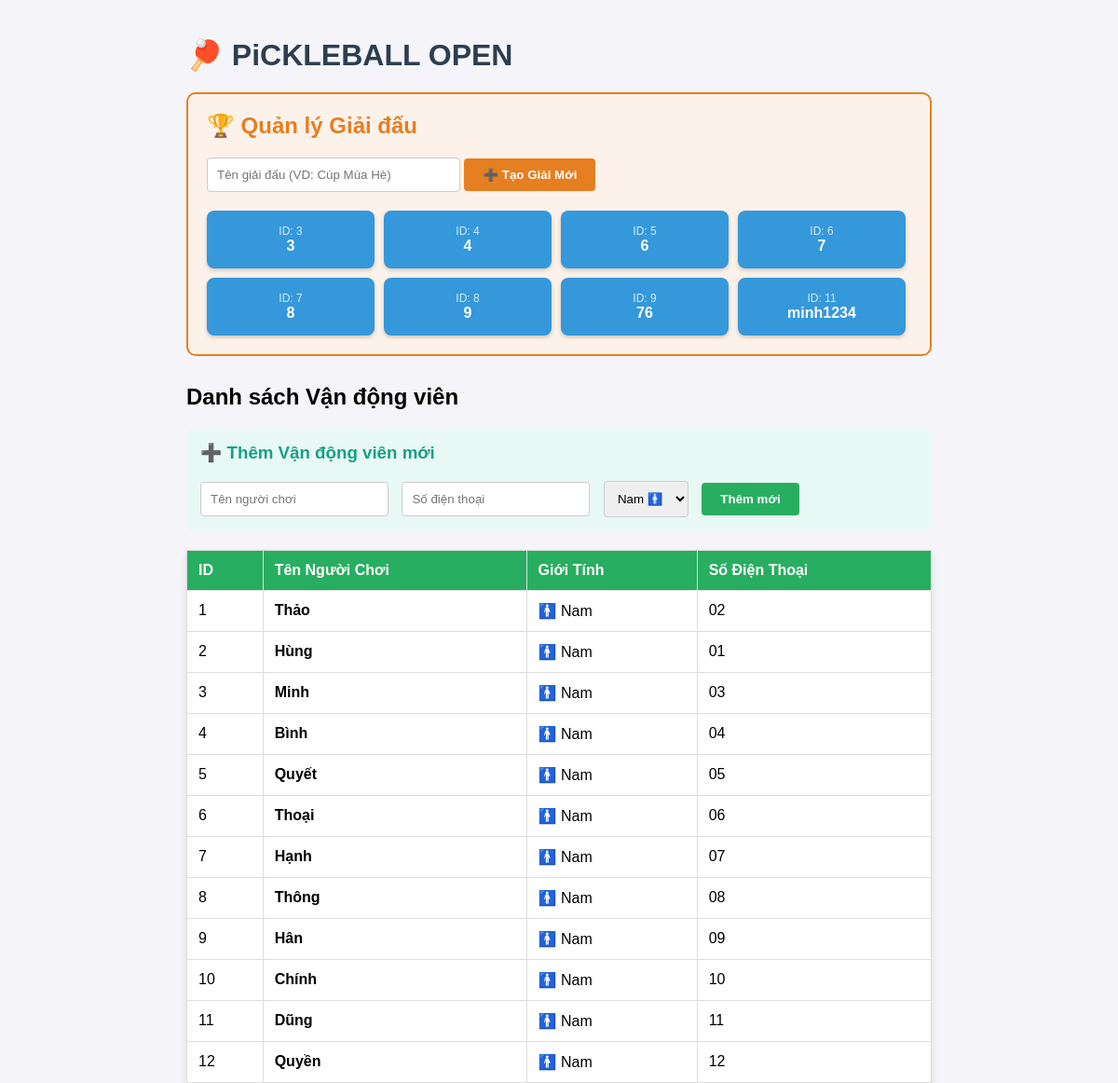
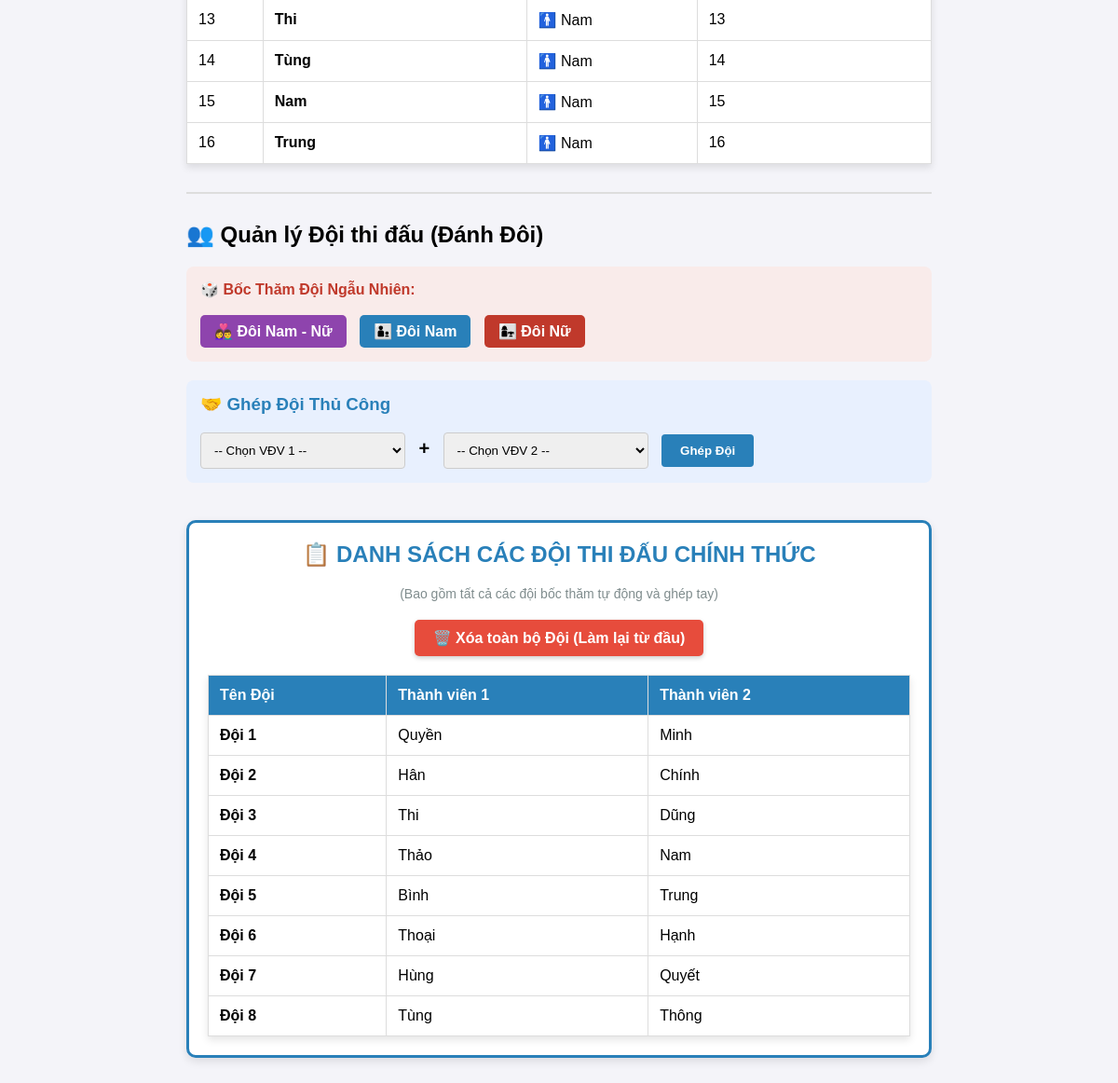
The page / on the database its author committed (2 pictures, top to bottom).
### tables this page shows
CREATE TABLE tournaments (
            tournament_id INTEGER PRIMARY KEY AUTOINCREMENT,
            name TEXT NOT NULL
        );

CREATE TABLE players (
            player_id INTEGER PRIMARY KEY AUTOINCREMENT,
            name TEXT NOT NULL,
            phone TEXT UNIQUE NOT NULL,
            gender TEXT NOT NULL,
            elo_rating INTEGER DEFAULT 1200
        );

CREATE TABLE teams (
            team_id INTEGER PRIMARY KEY AUTOINCREMENT,
            player1_id INTEGER,
            player2_id INTEGER,
            FOREIGN KEY (player1_id) REFERENCES players(player_id),
            FOREIGN KEY (player2_id) REFERENCES players(player_id)
        );

### app.py (the view)
@app.route('/')
def home():
    all_players = manager.get_all_players()
    all_teams = manager.get_all_teams()
    all_tours = manager.get_all_tournaments() # Lấy thêm danh sách giải
    return render_template('index.html', players=all_players, teams=all_teams, tournaments=all_tours)

### manager.py (called while the page is built)
    def connect(self):
        return sqlite3.connect(self.db_path)

    def get_all_players(self):
        conn = self.connect()
        cursor = conn.cursor()
        cursor.execute('SELECT player_id, name, phone, gender FROM players')
        players = cursor.fetchall()
        conn.close()
        return players

    def get_all_teams(self):
        conn = self.connect()
        cursor = conn.cursor()
        cursor.execute('''
            SELECT t.team_id, p1.name, p2.name
            FROM teams t
            JOIN players p1 ON t.player1_id = p1.player_id
            JOIN players p2 ON t.player2_id = p2.player_id
        ''')
        teams = cursor.fetchall()
        conn.close()
        return teams

    def get_all_tournaments(self):
        conn = self.connect()
        cursor = conn.cursor()
        cursor.execute('SELECT * FROM tournaments')
        tours = cursor.fetchall()
        conn.close()
        return tours

### templates/index.html (shortened to what this page needs)
<!DOCTYPE html>
<html lang="vi">
<head>
</head>
<body>
    <div class="container">
        <h1>🏓 PiCKLEBALL OPEN </h1>
        <div style="margin-bottom: 30px; padding: 20px; background: #fdf2e9; border: 2px solid #e67e22; border-radius: 10px;">
            <h2 style="margin-top: 0; color: #e67e22;">🏆 Quản lý Giải đấu</h2>
            <form action="/add_tournament" method="POST" style="margin-bottom: 20px;">
                <input type="text" name="tour_name" placeholder="Tên giải đấu (VD: Cúp Mùa Hè)" required style="padding: 10px; width: 250px; border-radius: 4px; border: 1px solid #ccc;">
                <button type="submit" style="padding: 10px 20px; background-color: #e67e22; color: white; border: none; border-radius: 4px; cursor: pointer; font-weight: bold;">➕ Tạo Giải Mới</button>
            </form>
            <div style="display: flex; gap: 10px; flex-wrap: wrap;">
                {% for tour in tournaments %}
                <a href="/tournament/{{ tour[0] }}" style="display: inline-block; padding: 15px; background-color: #3498db; color: white; text-decoration: none; border-radius: 8px; text-align: center; min-width: 150px; box-shadow: 0 2px 4px rgba(0,0,0,0.2);">
                    <span style="font-size: 12px; display: block; opacity: 0.8;">ID: {{ tour[0] }}</span>
                    <strong>{{ tour[1] }}</strong>
                </a>
                {% endfor %}
            </div>
        </div>
        <h2>Danh sách Vận động viên</h2>
        <div style="margin-bottom: 20px; padding: 15px; background: #e8f8f5; border-radius: 8px;">
            <h3 style="margin-top: 0; color: #16a085;">➕ Thêm Vận động viên mới</h3>
            <form action="/add_player" method="POST">
                <input type="text" name="name" placeholder="Tên người chơi" required style="padding: 10px; width: 180px; margin-right: 10px; border: 1px solid #ccc; border-radius: 4px;">
                <input type="tel" name="phone" placeholder="Số điện thoại" required style="padding: 10px; width: 180px; margin-right: 10px; border: 1px solid #ccc; border-radius: 4px;">
                <select name="gender" required style="padding: 10px; margin-right: 10px; border: 1px solid #ccc; border-radius: 4px;">
                    <option value="Nam">Nam 🚹</option>
                </select>
                <button type="submit" style="padding: 10px 20px; background-color: #27ae60; color: white; border: none; border-radius: 4px; cursor: pointer; font-weight: bold;">Thêm mới</button>
            </form>
        </div>
        <table>
            <tr>
                <th>ID</th>
                <th>Tên Người Chơi</th>
                <th>Giới Tính</th>
                <th>Số Điện Thoại</th>
            </tr>
            {% for player in players %}
            <tr>
                <td>{{ player[0] }}</td>
                <td><strong>{{ player[1] }}</strong></td>
                <td>
                    {% if player[3] == 'Nam' %} 🚹 Nam
                    {% elif player[3] == 'Nữ' %} 🚺 Nữ
                    {% else %} {{ player[3] }}
                    {% endif %}
                </td>
                <td>{{ player[2] }}</td>
            </tr>
            {% endfor %}
        </table>
        <hr style="border: 1px solid #ddd; margin: 30px 0;">
        <h2>👥 Quản lý Đội thi đấu (Đánh Đôi)</h2>
        <div style="margin-bottom: 20px; padding: 15px; background: #f9ebea; border-radius: 8px;">
            <strong style="color: #c0392b; font-size: 16px;">🎲 Bốc Thăm Đội Ngẫu Nhiên:</strong><br><br>
            <a href="/auto_pair_mixed" style="display: inline-block; padding: 8px 15px; background-color: #8e44ad; color: white; text-decoration: none; border-radius: 5px; margin-right: 10px; font-weight: bold;">👩‍❤️‍👨 Đôi Nam - Nữ</a>
            <a href="/auto_pair_men" style="display: inline-block; padding: 8px 15px; background-color: #2980b9; color: white; text-decoration: none; border-radius: 5px; margin-right: 10px; font-weight: bold;">👨‍👦 Đôi Nam</a>
            <a href="/auto_pair_women" style="display: inline-block; padding: 8px 15px; background-color: #c0392b; color: white; text-decoration: none; border-radius: 5px; font-weight: bold;">👩‍👧 Đôi Nữ</a>
        </div>
        <div style="margin-bottom: 20px; padding: 15px; background: #e8f0fe; border-radius: 8px;">
            <h3 style="margin-top: 0; color: #2980b9;">🤝 Ghép Đội Thủ Công</h3>
            <form action="/add_team" method="POST">
                <select name="player1" required style="padding: 10px; width: 220px; margin-right: 10px; border: 1px solid #ccc; border-radius: 4px;">
                    <option value="">-- Chọn VĐV 1 --</option>
                </select>
                <strong style="margin-right: 10px; font-size: 20px;">+</strong>
                <select name="player2" required style="padding: 10px; width: 220px; margin-right: 10px; border: 1px solid #ccc; border-radius: 4px;">
                    <option value="">-- Chọn VĐV 2 --</option>
                </select>
                <button type="submit" style="padding: 10px 20px; background-color: #2980b9; color: white; border: none; border-radius: 4px; cursor: pointer; font-weight: bold;">Ghép Đội</button>
            </form>
        </div>
        <div style="margin-top: 40px; margin-bottom: 20px; padding: 20px; background: #fff; border: 3px solid #2980b9; border-radius: 10px; box-shadow: 0 4px 10px rgba(0,0,0,0.1);">
            <h2 style="margin-top: 0; color: #2980b9; text-align: center;">📋 DANH SÁCH CÁC ĐỘI THI ĐẤU CHÍNH THỨC</h2>
            <p style="text-align: center; color: #7f8c8d; font-size: 14px; margin-bottom: 20px;">
                (Bao gồm tất cả các đội bốc thăm tự động và ghép tay)
            </p>
            <div style="text-align: center; margin-bottom: 20px;">
                <a href="/clear_teams" onclick="return confirm('Bạn có chắc chắn muốn XÓA TOÀN BỘ ĐỘI để bốc thăm lại không?');" style="display: inline-block; padding: 10px 20px; background-color: #e74c3c; color: white; text-decoration: none; border-radius: 5px; font-weight: bold; box-shadow: 0 2px 5px rgba(0,0,0,0.2);">🗑️ Xóa toàn bộ Đội (Làm lại từ đầu)</a>
            </div>
            <table>
                <tr>
                    <th style="background-color: #2980b9;">Tên Đội</th>
                    <th style="background-color: #2980b9;">Thành viên 1</th>
                    <th style="background-color: #2980b9;">Thành viên 2</th>
                </tr>
              {% for team in teams %}
                <tr>
                    <td style="font-size: 16px;"><strong>Đội {{ team[0] }}</strong></td>
                    <td>{{ team[1] }}</td>
                    <td>{{ team[2] }}</td>
                </tr>
                {% endfor %}
            </table>
        </div>
    </div>
</body>
</html>

### templates/index.html (style rules this page uses)
body { font-family: Arial, sans-serif; margin: 40px; background-color: #f4f4f9; }
h1 { color: #2c3e50; }
.container { max-width: 800px; margin: auto; }
table { border-collapse: collapse; width: 100%; background: white; box-shadow: 0 4px 8px rgba(0,0,0,0.1); }
th, td { border: 1px solid #ddd; padding: 12px; text-align: left; }
th { background-color: #27ae60; color: white; }

### rows shown on the page
tournaments: tournament_id "3", name "3"
tournaments: tournament_id "4", name "4"
tournaments: tournament_id "5", name "6"
tournaments: tournament_id "6", name "7"
tournaments: tournament_id "7", name "8"
tournaments: tournament_id "8", name "9"
tournaments: tournament_id "9", name "76"
tournaments: tournament_id "11", name "minh1234"
players: player_id "1", name "Thảo", gender "🚹 Nam", phone "02"
players: player_id "2", name "Hùng", gender "🚹 Nam", phone "01"
players: player_id "3", name "Minh", gender "🚹 Nam", phone "03"
players: player_id "4", name "Bình", gender "🚹 Nam", phone "04"
players: player_id "5", name "Quyết", gender "🚹 Nam", phone "05"
players: player_id "6", name "Thoại", gender "🚹 Nam", phone "06"
players: player_id "7", name "Hạnh", gender "🚹 Nam", phone "07"
players: player_id "8", name "Thông", gender "🚹 Nam", phone "08"
players: player_id "9", name "Hân", gender "🚹 Nam", phone "09"
players: player_id "10", name "Chính", gender "🚹 Nam", phone "10"
players: player_id "11", name "Dũng", gender "🚹 Nam", phone "11"
players: player_id "12", name "Quyền", gender "🚹 Nam", phone "12"
players: player_id "13", name "Thi", gender "🚹 Nam", phone "13"
players: player_id "14", name "Tùng", gender "🚹 Nam", phone "14"
players: player_id "15", name "Nam", gender "🚹 Nam", phone "15"
players: player_id "16", name "Trung", gender "🚹 Nam", phone "16"
teams: team_id "1", name "Quyền", name "Minh"
teams: team_id "2", name "Hân", name "Chính"
teams: team_id "3", name "Thi", name "Dũng"
teams: team_id "4", name "Thảo", name "Nam"
teams: team_id "5", name "Bình", name "Trung"
teams: team_id "6", name "Thoại", name "Hạnh"
teams: team_id "7", name "Hùng", name "Quyết"
teams: team_id "8", name "Tùng", name "Thông"
